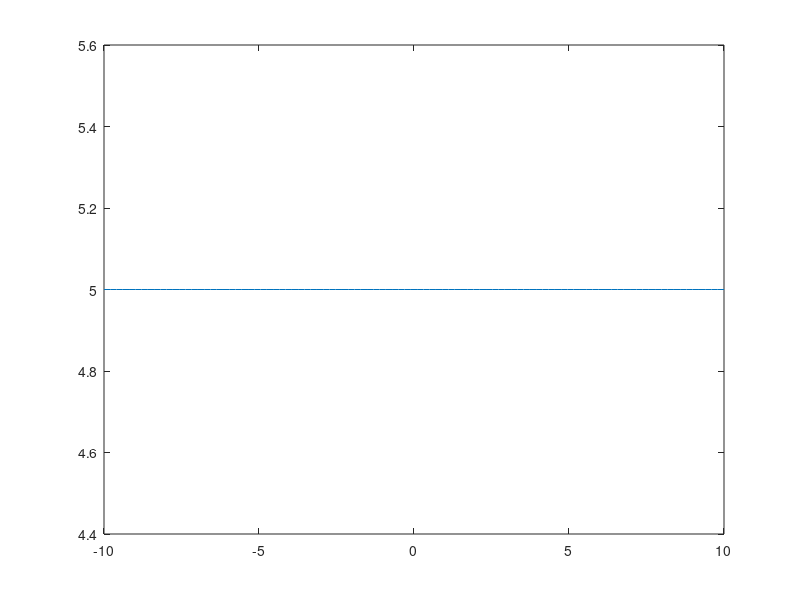

The MATLAB source for this figure: (Note: this script raises an error after producing the figure.)
clc
clear all;

disp ('Calculo del dominio y rango de funciones');
disp ('Funcion Exponecial caso 1');
disp ('Sea la funcion a^(bx + c) / dx + e :');

A=input('Ingrese el valor de A: ');
B=input('Ingrese el valor de B: ');
C=input('Ingrese el valor de C: ');
D=input('Ingrese el valor de D: ');
E=input('Ingrese el valor de E: ');


x = linspace (-10, 10, 100);
y = A.^((B*x + C)./(D*x + E));

W = -E./D;
plot (x,y);

disp ("El dominio es: (-?, " + W + ") U ("+ W + ", ?)");